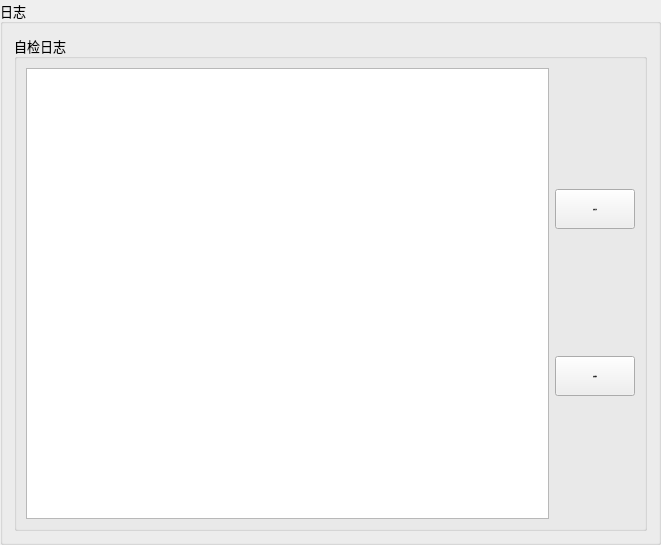
           <widget class="QGroupBox" name="groupBox_24">
            <property name="minimumSize">
             <size>
              <width>661</width>
              <height>470</height>
             </size>
            </property>
            <property name="font">
             <font>
              <family>宋体</family>
              <pointsize>10</pointsize>
             </font>
            </property>
            <property name="title">
             <string>日志</string>
            </property>
            <layout class="QGridLayout" name="gridLayout_49">
             <item row="0" column="0" rowspan="2">
              <widget class="QGroupBox" name="groupBox_28">
               <property name="title">
                <string>自检日志</string>
               </property>
               <layout class="QGridLayout" name="gridLayout_51">
                <item row="0" column="0">
                 <layout class="QGridLayout" name="gridLayout_50">
                  <item row="0" column="0">
                   <widget class="QTextEdit" name="selfTest_edit">
                    <property name="minimumSize">
                     <size>
                      <width>510</width>
                      <height>451</height>
                     </size>
                    </property>
                    <property name="font">
                     <font>
                      <family>Arial</family>
                      <pointsize>-1</pointsize>
                     </font>
                    </property>
                    <property name="accessibleDescription">
                     <string>&lt;html&gt;&lt;head/&gt;&lt;body&gt;&lt;p&gt;&lt;span style=&quot; font-family:'-apple-system','SF UI Text','Arial','PingFang SC','Hiragino Sans GB','Microsoft YaHei','WenQuanYi Micro Hei','sans-serif','SimHei','SimSun'; font-size:16px; color:#454545; background-color:#ffffff;&quot;&gt;QGroupBox *pBox = new QGroupBox(tr(&amp;quot;hello world&amp;quot;));&lt;/span&gt;&lt;/p&gt;&lt;p&gt;&lt;span style=&quot; font-family:'-apple-system','SF UI Text','Arial','PingFang SC','Hiragino Sans GB','Microsoft YaHei','WenQuanYi Micro Hei','sans-serif','SimHei','SimSun'; font-size:16px; color:#454545; background-color:#ffffff;&quot;&gt;pBox-&amp;gt;setAlignment(Qt::ALignHCenter);&lt;/span&gt;&lt;/p&gt;&lt;/body&gt;&lt;/html&gt;</string>
                    </property>
                    <property name="styleSheet">
                     <string notr="true">QLabel, QPushButton {
    text-align: center;  /* 水平居中 */
  
}</string>
                    </property>
                   </widget>
                  </item>
                  <item row="0" column="1">
                   <layout class="QGridLayout" name="gridLayout_35">
                    <item row="0" column="1">
                     <widget class="QPushButton" name="pushButton_2">
                      <property name="minimumSize">
                       <size>
                        <width>80</width>
                        <height>40</height>
                       </size>
                      </property>
                      <property name="font">
                       <font>
                        <family>Arial</family>
                        <pointsize>-1</pointsize>
                        <weight>75</weight>
                        <bold>true</bold>
                       </font>
                      </property>
                      <property name="text">
                       <string>设备自检</string>
                      </property>
                      <property name="icon">
                       <iconset>
                        <normaloff>Icon/Start.png</normaloff>
                        <normalon>Icon/suspend.png</normalon>Icon/Start.png</iconset>
                      </property>
                      <property name="checkable">
                       <bool>true</bool>
                      </property>
                     </widget>
                    </item>
                    <item row="1" column="1">
                     <widget class="QPushButton" name="resetSelfTest">
                      <property name="minimumSize">
                       <size>
                        <width>80</width>
                        <height>40</height>
                       </size>
                      </property>
                      <property name="font">
                       <font>
                        <family>Arial</family>
                        <pointsize>-1</pointsize>
                        <weight>75</weight>
                        <bold>true</bold>
                       </font>
                      </property>
                      <property name="text">
                       <string>设备重检</string>
                      </property>
                      <property name="icon">
                       <iconset>
                        <normaloff>Icon/Clear.png</normaloff>Icon/Clear.png</iconset>
                      </property>
                     </widget>
                    </item>
                   </layout>
                  </item>
                 </layout>
                </item>
               </layout>
              </widget>
             </item>
            </layout>
           </widget>
